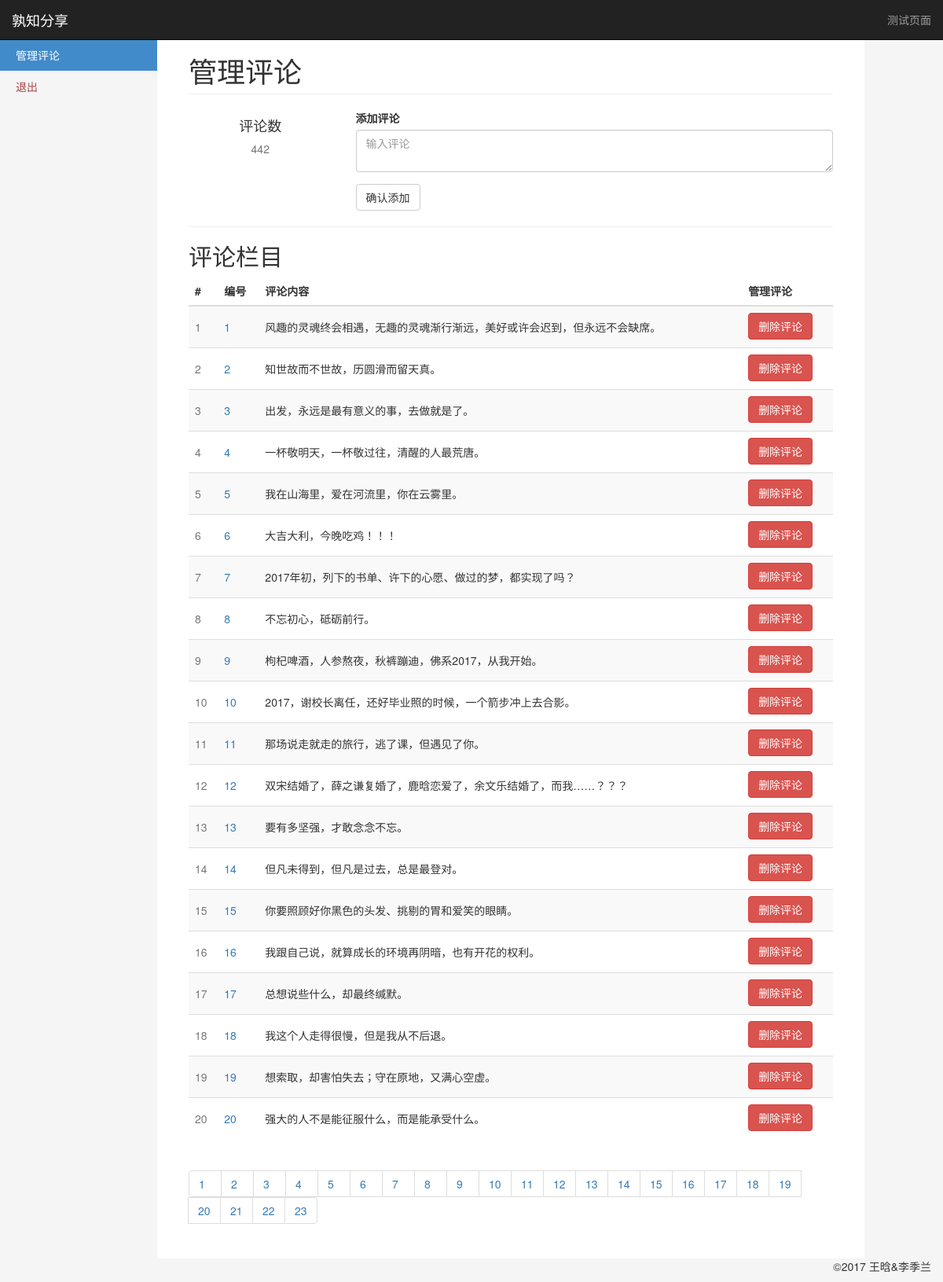
/manage, run on the app's committed database.
### app/models.py (models this page shows, shortened)
class Comment(db.Model):
    __tablename__ = 'comment'
    id = db.Column(db.Integer, primary_key=True)
    text = db.Column(db.String(256), nullable=False)

### app/views.py (the view)
@app.route('/manage', methods=["GET", "POST"])
@app.route('/manage<int:page>', methods=["GET", "POST"])
def manage(page=1):
    comments = comment_helper.get_all_comments()
    length = len(comments)
    p_list, start, end = comment_helper.get_page(length, pagesize=20, page=page)
    count = {'visit': 0, 'com_len': length, 'page_list': p_list}
    return render_template('manage.html', comments=comments[start:end], count=count)

### app/comment_helper.py (called while the page is built, shortened)
def get_all_comments():
    comments = Comment.query.all()
    return comments

def get_page(length, page, pagesize=5):
    p_len = int(math.ceil(length / pagesize))
    p_list = range(1, p_len+1)
    start = 0
    end = pagesize
    if page == 0:
        start = length - pagesize
        end = length
    return p_list, start, end

### app/templates/manage.html (shortened to what this page needs)
{% extends "layout.html" %}
{% block body %}
    <nav class="navbar navbar-inverse navbar-fixed-top" role="navigation">
          <div class="container-fluid">
            <div class="navbar-header">
              <a class="navbar-brand" href="#">孰知分享</a>
            </div>
            <div class="navbar-collapse collapse">
              <ul class="nav navbar-nav navbar-right">
                <li><a href="/comment">测试页面</a></li>
              </ul>
            </div>
          </div>
    </nav>
    <div class="container-fluid">
          <div class="row row-offcanvas row-offcanvas-left">
             <div class="col-sm-3 col-md-2 sidebar-offcanvas" id="sidebar" role="navigation">
                <ul class="nav nav-sidebar">
                  <li class="active"><a href="/manage">管理评论</a></li>
                  <li><a href="/logout" target="_ext" class="text-danger">退出</a></li>
                </ul>
            </div>
            <div class="col-sm-9 col-md-9 main">
              <h1 class="page-header">
                管理评论
              </h1>
                <div class="row">
                     <div class="placeholders col-md-3">
                <div class="placeholder text-center">
                  <h4>评论数</h4>
                  <span class="text-muted">{{ count.com_len }}</span>
                </div>
              </div>
              <div class="placeholders col-md-9">
                  <div class="form-group">
                    <label for="addComment">添加评论</label>
                    <textarea type="text" class="form-control" id="addComment" placeholder="输入评论"></textarea>
                  </div>
                  <button class="btn btn-default" onclick="addComment()">确认添加</button>
              </div>
                </div>
                <hr>
              <h2 class="sub-header">评论栏目</h2>
              <div class="table-responsive">
                <table class="table table-striped">
                  <thead>
                    <tr>
                      <th>#</th>
                      <th>编号</th>
                      <th>评论内容</th>
                      <th>管理评论</th>
                    </tr>
                  </thead>
                  <tbody id="comTable">
                  {% for comment in comments %}
                    <tr>
                      <td class="text-muted">{{ loop.index }}</td>
                      <td class="text-primary">{{ comment.id }}</td>
                      <td>{{ comment.text }}</td>
                      <td><span><button class="btn btn-danger" onclick="deleteComment({{comment.id}})">删除评论</button> </span></td>
                    </tr>
                  {% endfor %}
                  </tbody>
                </table>
              </div>
              <nav aria-label="Page navigation">
                <ul class="pagination">
                  {% for page in count.page_list %}
                    <li><a href="manage{{ page }}">{{page}}</a></li>
                  {% endfor %}
                </ul>
              </nav>
          </div>
        </div>
    </div>
{% endblock %}

### app/templates/layout.html (shortened to what this page needs)
<!DOCTYPE html>
<!DOCTYPE html>
<html lang="en">
	<head>
		<link href="static/css/bootstrap.min.css" rel="stylesheet">
		<link href="static/css/styles.css" rel="stylesheet">
	</head>
	<body>
    {% block body %}
    {% endblock %}
    <footer>
      <p class="pull-right">©2017 王晗&李季兰</p>
    </footer>
	</body>
</html>

### app/static/css/styles.css (style rules this page uses)
body { padding-top: 50px; background-color: #f5f5f5; }
footer { padding-left: 15px; padding-right: 15px; background-color: #fff; }
.nav-sidebar { background-color: #f5f5f5; margin-right: -15px; margin-bottom: 20px; margin-left: -15px; }
.nav-sidebar > li > a { padding-right: 20px; padding-left: 20px; }
.nav-sidebar > .active > a { color: #fff; background-color: #428bca; }
.main { padding: 20px; background-color: #fff; }
@media (min-width: 768px) { .main { padding-right: 40px; padding-left: 40px; } }
.main .page-header { margin-top: 0; }
#comTable button { margin-top: 2x; margin-bottom: 2px; }
#comTable td { vertical-align: middle; }

### app/templates/layout.html (style rules this page uses)
.pagination li a { width: 42px; }

### data on the page
Comment: id "1", text "风趣的灵魂终会相遇，无趣的灵魂渐行渐远，美好或许会迟到，但永远不会缺席。"
Comment: id "2", text "知世故而不世故，历圆滑而留天真。"
Comment: id "3", text "出发，永远是最有意义的事，去做就是了。"
Comment: id "4", text "一杯敬明天，一杯敬过往，清醒的人最荒唐。"
Comment: id "5", text "我在山海里，爱在河流里，你在云雾里。"
Comment: id "6", text "大吉大利，今晚吃鸡！！！"
Comment: id "7", text "2017年初，列下的书单、许下的心愿、做过的梦，都实现了吗？"
Comment: id "8", text "不忘初心，砥砺前行。"
Comment: id "9", text "枸杞啤酒，人参熬夜，秋裤蹦迪，佛系2017，从我开始。"
Comment: id "10", text "2017，谢校长离任，还好毕业照的时候，一个箭步冲上去合影。"
Comment: id "11", text "那场说走就走的旅行，逃了课，但遇见了你。"
Comment: id "12", text "双宋结婚了，薛之谦复婚了，鹿晗恋爱了，余文乐结婚了，而我……？？？"
Comment: id "13", text "要有多坚强，才敢念念不忘。"
Comment: id "14", text "但凡未得到，但凡是过去，总是最登对。"
Comment: id "15", text "你要照顾好你黑色的头发、挑剔的胃和爱笑的眼睛。"
Comment: id "16", text "我跟自己说，就算成长的环境再阴暗，也有开花的权利。"
Comment: id "17", text "总想说些什么，却最终缄默。"
Comment: id "18", text "我这个人走得很慢，但是我从不后退。"
Comment: id "19", text "想索取，却害怕失去；守在原地，又满心空虚。"
Comment: id "20", text "强大的人不是能征服什么，而是能承受什么。"

### other printed values
{{ count.com_len }} "442"
{{ page }} "1" "2" "3" "4" "5" "6" "7" "8" "9" "10" "11" "12" "13" "14" "15" "16" "17" "18" "19" "20" "21" "22" "23"
